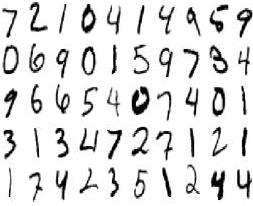
//> input picture opencv/util/test2.jpg, 253 x 206 px
$ ./main test2.jpg   (built with g++ and OpenCV 4)
//> lines starting //> are read from the running program, lines starting //| are printed output that depends on the picture; after the words box and inside, x2 and y2 are one past the last pixel; in counts of white or black regions, pixels touching at a corner belong together
### opencv/util/seg.h
#ifndef SEG_H
#define SEG_H

#include <opencv/cv.h>
#include <opencv/highgui.h>
#include <vector>


using std::vector;

#define IS_WHITE(x)		((x) == 255)
#define IS_BLACK(x)		((x) < 125)

#define SMALLER(x,y)	((x) < (y) ? (x) : (y))
#define BIGGER(x,y)		((x) < (y) ? (y) : (x))


typedef struct _pointpair {

    cv::Point p1, p2;

} PointPair;

typedef struct _interval {

	int y1, y2;

	int x1, x2;

} Interval;


// [7 lines left out: function draw_line, not called in this run]


static inline void draw_rect(cv::Mat img, PointPair p){

	int thick = 1;
	int type = 8;

	cv::rectangle(img, p.p1, p.p2, cv::Scalar(0, 255, 0), thick, type);
}

static vector<Interval> getBlackIntervals(cv::Mat img, int col){

	vector<Interval> ret;
	bool curr = false;

	int HEIGHT = img.size().height;

	Interval itv;
	itv.y1 = itv.y2 = 0;

	for(int i=0; i < HEIGHT; i++){

		int color = ((int)img.at<uchar>(i,col));

		if((IS_WHITE(color) && curr) || (i == (HEIGHT-1) && curr)){
			curr = false;
			itv.y2 = SMALLER(i + 1, HEIGHT);
			ret.push_back(itv);
			itv.y1 = itv.y2 = 0;
		}
		else if(IS_BLACK(color) && curr){
			itv.y2 = i + 1;
		}
		else if(IS_BLACK(color)){

			itv.y1 = BIGGER(i-1,0);
			itv.y2 = i + 1;
			curr = true;
		}
	}

	return ret;
}

static vector<Interval> getWhiteIntervals(cv::Mat img, int col){

	vector<Interval> ret;
	bool curr = false;

	int HEIGHT = img.size().height;

	Interval itv;
	itv.y1 = itv.y2 = 0;

	for(int i=0; i < HEIGHT; i++){

		int color = ((int)img.at<uchar>(i,col));

		if((IS_BLACK(color) && curr) || (i == (HEIGHT-1) && curr)){
			curr = false;
			itv.y2 = SMALLER(i + 1, HEIGHT);
			ret.push_back(itv);
			itv.y1 = itv.y2 = 0;
		}
		else if(IS_WHITE(color) && curr){
			itv.y2 = i + 1;
		}
		else if(IS_WHITE(color)){

			itv.y1 = BIGGER(i-1,0);
			itv.y2 = i + 1;
			curr = true;
		}
	}

	return ret;
}


void combineIntervals(vector<Interval>* v1, vector<Interval>* v2){

	for(int i=0; i < v2->size(); i++)
		v1->push_back(v2->at(i));

	/* eh... n^2... */

	for(int i=0; i < v1->size(); i++){

		Interval itv1 = v1->at(i);

		for(int j = i+1; j < v1->size(); j++){

			Interval itv2 = v1->at(j);

			/* Lower overlap? */

			if(itv1.y2 >= itv2.y1 && itv1.y1 <= itv2.y1){
				itv1.y2 = BIGGER(itv1.y2, itv2.y2);
				itv1.y1 = SMALLER(itv1.y1, itv2.y1);
				itv1.x1 = SMALLER(itv1.x1, itv2.x1);
				v1->at(i) = itv1;
				v1->erase(v1->begin() + j);
				i=0;
				break;
			}

			/* Upper overlap? */

			if(itv2.y2 >= itv1.y1 && itv2.y1 <= itv1.y1){
				itv2.y2 = BIGGER(itv1.y2, itv2.y2);
				itv2.y1 = SMALLER(itv1.y1, itv2.y1);
				itv2.x1 = SMALLER(itv1.x1, itv2.x1);
				v1->at(j) = itv2;
				v1->erase(v1->begin() + i);
				i=0;
				break;
			}
		}
	}
}

static void purgeDuplicates(vector<PointPair>* rects){

	for(int i=0; i < rects->size(); i++){

		for(int j=i+1; j < rects->size(); j++){

			PointPair one = rects->at(i);
			PointPair two = rects->at(j);

			/* Does two contain one? */

			if( one.p1.x > two.p1.x &&
				one.p1.x < two.p2.x &&
				one.p2.y < two.p2.y &&
				one.p2.y > two.p1.y)
			{
				rects->erase(rects->begin() + i);
				i = -1;
				break;
			}

			/* Does one contain two? */

			if( two.p1.x > one.p1.x &&
				two.p1.x < one.p2.x &&
				two.p2.y < one.p2.y &&
				two.p2.y > one.p1.y)
			{
				rects->erase(rects->begin() + j);
				i = -1;
				break;
			}
		}
	}
}

vector<PointPair> getRectangles(cv::Mat img){

	vector<PointPair>   rects;
    vector<Interval>    ints;

	int WIDTH = img.size().width;
    int state = 0;

    for(int i=0; i < WIDTH; i++){

        vector<Interval> bints = getBlackIntervals(img,i);
        vector<Interval> wints = getWhiteIntervals(img,i);

        /* Mark current X value */

        for(int j=0; j < bints.size(); j++)
            bints[j].x1 = BIGGER(i-1,0);

        combineIntervals(&ints, &bints);

        /* Have any intervals terminated? */

        for(int j=0; j < wints.size(); j++){

            Interval witv = wints[j];

            for(int k=0; k < ints.size(); k++){

                Interval bitv = ints[k];

				if(witv.y1 <= bitv.y1 && witv.y2 >= bitv.y2){
                    bitv.x2 = SMALLER(i+1, WIDTH);
                    PointPair pp;
                    pp.p1 = cv::Point(bitv.x1,bitv.y1);
                    pp.p2 = cv::Point(bitv.x2,bitv.y2);
                    rects.push_back(pp);
                    ints.erase(ints.begin() + k);
                    k = -1;
                }
            }
        }
    }

    purgeDuplicates(&rects);

	return rects;
}

cv::Mat cropImage(cv::Mat img, PointPair p){

	cv::Rect rect(p.p1.x, p.p1.y, p.p2.x - p.p1.x, p.p2.y - p.p1.y);
    return img(rect);
}

#endif

### opencv/util/main.cpp
#include <opencv/cv.h>
#include <opencv/highgui.h>
#include "seg.h"


using namespace cv;
using namespace std;

const char* DISPLAY_WINDOW = "GreyScale";

static void suspend(){

	while(true){

		char c = cvWaitKey(33);
		if(c == 27)
			break;
	}
}

int main(int argc, char* argv[]){

	if(argc < 2){
		cout << "Usage: " << argv[0] << " [FILENAME]" << endl;
		return 1;
	}

	cvNamedWindow(DISPLAY_WINDOW, CV_WINDOW_AUTOSIZE);

	Mat frame = imread(argv[1],1);
//> frame is the input picture: 206 rows x 253 cols, CV_8UC3; min 0, max 255, mean 224.1
	Mat grey;
	Mat out;

	int WIDTH	= frame.size().width;
//> WIDTH = 253
	int HEIGHT	= frame.size().height;
//> HEIGHT = 206

	cout << "WIDTH: " << WIDTH << endl;
//| WIDTH: 253
	cout << "HEIGHT: " << HEIGHT << endl;
//| HEIGHT: 206

	cvtColor(frame, grey, CV_RGB2GRAY);
	cvtColor(grey, out, CV_GRAY2RGB);

	vector<PointPair> rects = getRectangles(grey);
//> after the loop in getRectangles, `for(int i=0; i < WIDTH; i++)`: ints = 0 items; rects = 50 items
//> the loop in purgeDuplicates, `for(int i=0; i < rects->size(); i++)` made 92 passes
//> i on passes 1 to 12: 0, 1, 2, 3, 4, 5, 6, 7, 8, 9, 10, -1
//> in getRectangles, `purgeDuplicates(&rects);`: rects = 48 items
//> rects = 48 items
	purgeDuplicates(&rects);
//> the loop in purgeDuplicates (call 2), `for(int i=0; i < rects->size(); i++)` made 48 passes

	cout << "RECTS SIZE: " << rects.size() << endl;
//| RECTS SIZE: 48

	for(int i=0; i < rects.size(); i++)
		draw_rect(out,rects[i]);
//> this loop made 48 passes
//> (p.p1 in draw_rect, p.p2 in draw_rect) on passes 2 to 13: (Point(3, 129), Point(17, 166)), (Point(2, 7), Point(18, 42)), (Point(3, 88), Point(18, 120)), (Point(2, 44), Point(19, 78)), (Point(33, 127), Point(40, 166)), (Point(30, 83), Point(43, 116)), (Point(28, 171), Point(43, 206)), (Point(28, 43), Point(45, 78)), (Point(29, 1), Point(48, 38)), (Point(58, 3), Point(67, 36)), (Point(55, 127), Point(69, 204)), (Point(55, 48), Point(70, 82))
//> pass 1, `draw_rect(out,rects[i]);`:
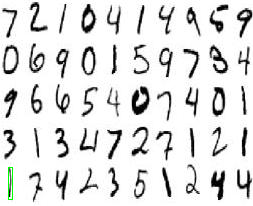
//> out: 206 rows x 253 cols, CV_8UC3; 0.14% of pixels changed, all inside (x1, y1, x2, y2) = (8, 167, 13, 200)
//> pass 2, `draw_rect(out,rects[i]);`:
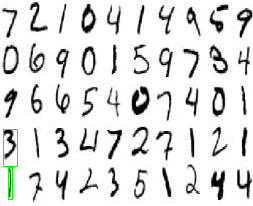
//> out: 206 rows x 253 cols, CV_8UC3; 0.2% of pixels changed, all inside (x1, y1, x2, y2) = (3, 129, 18, 167)
//> pass 3, `draw_rect(out,rects[i]);`:
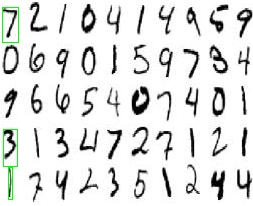
//> out: 206 rows x 253 cols, CV_8UC3; 0.2% of pixels changed, all inside (x1, y1, x2, y2) = (2, 7, 19, 43)
//> after the loop:
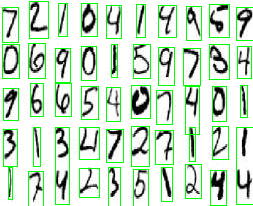
//> out: 206 rows x 253 cols, CV_8UC3; 8.56% of pixels changed, all inside (x1, y1, x2, y2) = (2, 1, 253, 206)

	Mat cropped = cropImage(grey,rects[0]);
//> in cropImage, `cv::Rect rect(p.p1.x, p.p1.y, p.p2.x - p.p1.x, p.p2.y - p.p1.y);`: rect = Rect(8, 167, 4, 32)
//> cropped = 32 rows, first 6: [252, 202, 249, 253], [255, 95, 204, 255], [248, 75, 154, 246], [254, 76, 109, 245], [255, 109, 95, 255], [255, 151, 100, 255]

	imwrite("imgout.jpg",cropped);
	imshow(DISPLAY_WINDOW, out);
	suspend();
//> the Esc key is pressed

	cvDestroyWindow(DISPLAY_WINDOW);

	return 0;
}

$ run again, on opencv/util/single.png
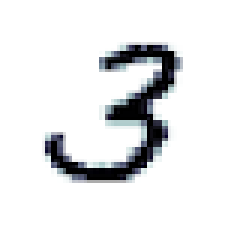
//> input picture opencv/util/single.png, 81 x 81 px (shown 3 times larger)
//> frame is the input picture: 81 rows x 81 cols, CV_8UC3; mean B, G, R 233.9, 232.8, 232
//| WIDTH: 81
//| HEIGHT: 81
//> after the loop in getRectangles, `for(int i=0; i < WIDTH; i++)`: ints = 0 items; rects = 3 items
//> the loop in purgeDuplicates, `for(int i=0; i < rects->size(); i++)` made 3 passes
//> i on passes 1 to 3: -1, -1, 0
//> in getRectangles, `purgeDuplicates(&rects);`: rects = 1 item
//> the loop in purgeDuplicates (call 2), `for(int i=0; i < rects->size(); i++)` made 1 pass
//| RECTS SIZE: 1
//> the loop `for(int i=0; i < rects.size(); i++)` made 1 pass
//> pass 1, `draw_rect(out,rects[i]);`:
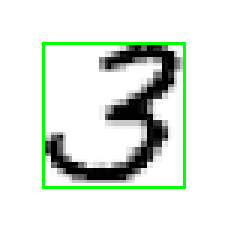
//> out: 81 rows x 81 cols, CV_8UC3 (shown 3 times larger); mean R, G, B 225.8, 233.1, 225.8
//> rect = Rect(14, 14, 47, 48)
//> `Mat cropped = cropImage(grey,rects[0]);`:
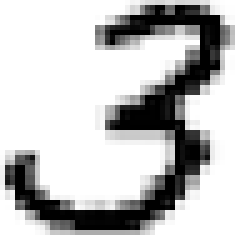
//> cropped: 48 rows x 47 cols, CV_8UC1 (shown 5 times larger); min 0, max 255, mean 191.1

$ run again, on opencv/util/test1.png
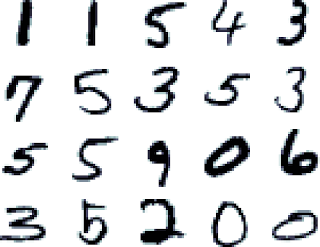
//> input picture opencv/util/test1.png, 320 x 247 px
//> frame is the input picture: 247 rows x 320 cols, CV_8UC3; mean B, G, R 223, 221.7, 220.4
//| WIDTH: 320
//| HEIGHT: 247
//> after the loop in getRectangles, `for(int i=0; i < WIDTH; i++)`: rects = 23 items
//> the loop in purgeDuplicates, `for(int i=0; i < rects->size(); i++)` made 47 passes
//> i on passes 1 to 8: 0, 1, 2, 3, -1, 0, 1, 2
//> in getRectangles, `purgeDuplicates(&rects);`: rects = 20 items
//> the loop in purgeDuplicates (call 2), `for(int i=0; i < rects->size(); i++)` made 20 passes
//| RECTS SIZE: 20
//> the loop `for(int i=0; i < rects.size(); i++)` made 20 passes
//> (p.p1 in draw_rect, p.p2 in draw_rect) on passes 2 to 9: (Point(6, 75), Point(44, 123)), (Point(0, 205), Point(47, 244)), (Point(1, 142), Point(49, 177)), (Point(87, 0), Point(99, 47)), (Point(78, 198), Point(108, 246)), (Point(74, 68), Point(112, 116)), (Point(71, 137), Point(119, 183)), (Point(147, 140), Point(171, 188))
//> pass 1, `draw_rect(out,rects[i]);`:
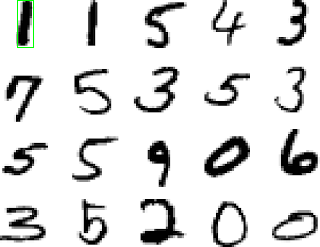
//> out: 247 rows x 320 cols, CV_8UC3; mean R, G, B 221.5, 222, 221.5
//> after the loop `for(int i=0; i < rects.size(); i++)`:
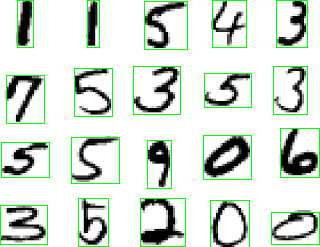
//> out: 247 rows x 320 cols, CV_8UC3; mean R, G, B 211.7, 222.2, 211.7
//> rect = Rect(17, 0, 16, 47)
